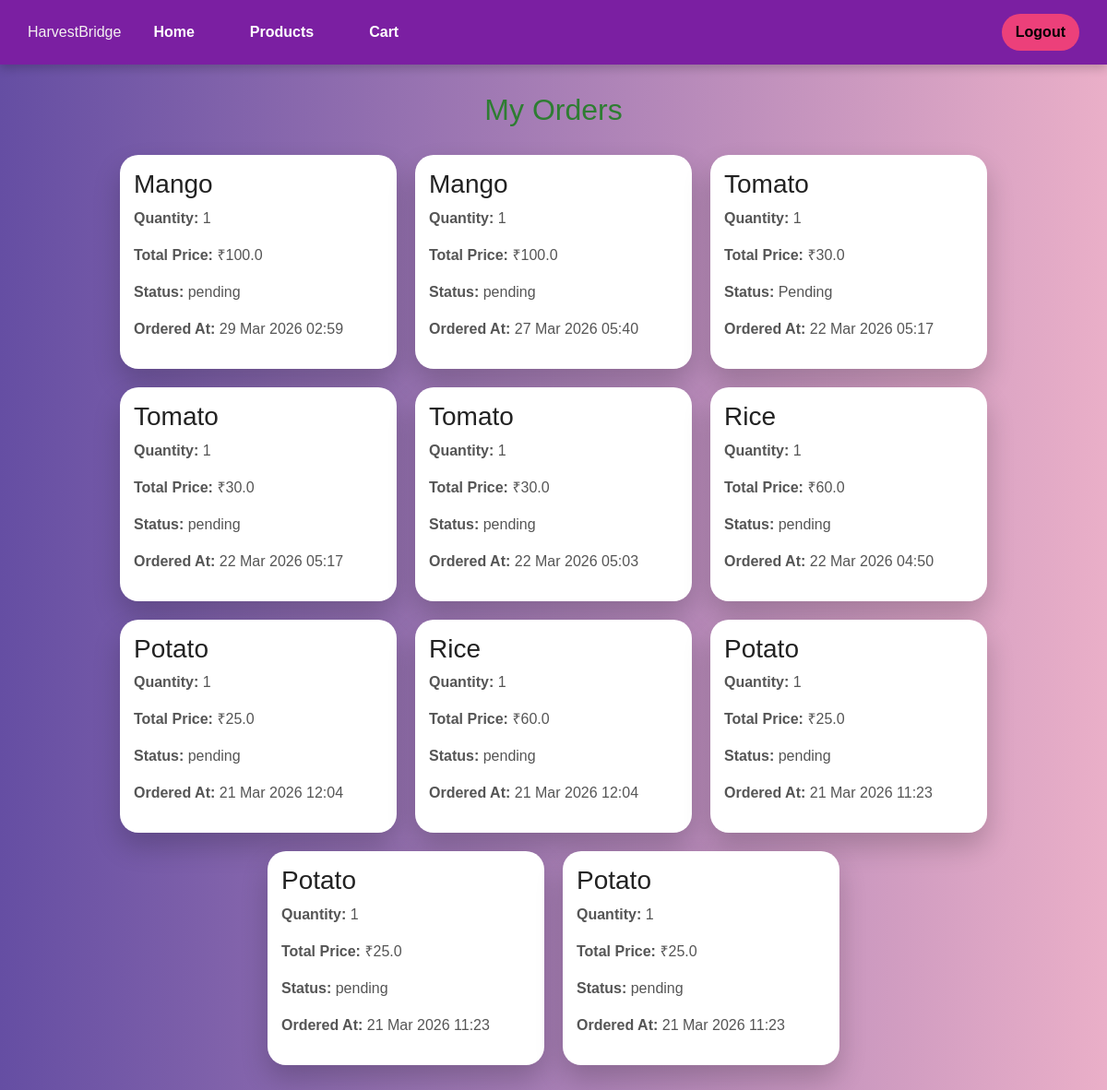
The page /orders/ (signed in) on the database its author committed.
### cropdrop/models.py (models this page shows, shortened)
class Order(models.Model):
    STATUS_CHOICES = [
        ('Pending', 'Pending'),
        ('Out for Delivery', 'Out for Delivery'),
        ('Delivered', 'Delivered'),
    ]
    customer = models.ForeignKey(Customer, on_delete=models.CASCADE)
    product = models.ForeignKey(Product, on_delete=models.CASCADE)
    quantity = models.IntegerField()
    unit = models.CharField(max_length=20, default="kg")
    total_price = models.FloatField()
    status = models.CharField(
        max_length=20,
        choices=STATUS_CHOICES,
        default='Pending'
    )
    name = models.CharField(max_length=100, default="N/A")
    phone = models.CharField(max_length=15, default="N/A")
    address = models.TextField(default="N/A")
    city = models.CharField(max_length=50, default="N/A")
    pincode = models.CharField(max_length=10, default="N/A")
    created_at = models.DateTimeField(default=timezone.now)

class Product(models.Model):
    farmer = models.ForeignKey(Farmer, on_delete=models.CASCADE)
    category = models.ForeignKey(Category, on_delete=models.CASCADE)
    name = models.CharField(max_length=100)
    price = models.FloatField()
    quantity = models.IntegerField()
    unit = models.CharField(max_length=10)
    image = CloudinaryField('image')

### cropdrop/views.py (the view)
# urls.py: path('orders/', views.orders, name='orders'),
@login_required
def orders(request):
    if hasattr(request.user, 'customer'):
        customer = request.user.customer
        orders = Order.objects.filter(customer=customer).order_by('-created_at')
    elif hasattr(request.user, 'farmer'):
        farmer = request.user.farmer
        products = Product.objects.filter(farmer=farmer)
        orders = Order.objects.filter(product__in=products).order_by('-created_at')
    return render(request, 'orders.html', {'orders': orders})

### cropdrop/context_processors.py (called while the page is built)
def user_role(request):
    is_farmer = False
    if request.user.is_authenticated:
        try:
            is_farmer = request.user.farmer is not None
        except:
            is_farmer = False
    return {'is_farmer': is_farmer}

### cropdrop/templates/orders.html (shortened to what this page needs)
{% extends 'base.html' %}
{% block content %}
<h2 style="text-align:center; color:#2e7d32;">
    My Orders
</h2>
<div style="
    display:flex;
    flex-wrap:wrap;
    justify-content:center;
    gap:20px;
    margin-top:30px;
">
    {% for order in orders %}
        <div class="order-card">
            <h3>
                {{ order.product.name }}
            </h3>
            <p>
                <strong>Quantity:</strong> {{ order.quantity }}
            </p>
            <p>
                <strong>Total Price:</strong> ₹{{ order.total_price }}
            </p>
            <p>
                <strong>Status:</strong> {{ order.status }}
            </p>
            <p>
                <strong>Ordered At:</strong>
                {{ order.created_at|date:"d M Y H:i" }}
            </p>
        </div>
    {% endfor %}
</div>
{% endblock %}

### cropdrop/templates/base.html (shortened to what this page needs)
<!DOCTYPE html>{% load static %}
<html>
<head>
    <link href="https://cdn.jsdelivr.net/npm/bootstrap@5.3.2/dist/css/bootstrap.min.css" rel="stylesheet">
</head>
<body>
<nav>
    <div style="display:flex; align-items:center; gap:10px;">
        <div class="logo-container">
            <span class="logo-text">HarvestBridge</span>
        </div>
        <a href="{% url 'home' %}">Home</a>
        {% if user.is_authenticated %}
            {% if user.farmer %}
                <a href="{% url 'farmer_dashboard' %}">Dashboard</a>
                <a href="{% url 'add_product' %}">Add Product</a>
                <a href="{% url 'orders' %}">Orders</a>
            {% else %}
                <a href="{% url 'product_list' %}">Products</a>
                <a href="{% url 'cart' %}">Cart</a>
            {% endif %}
        {% endif %}
    </div>
    <div>
        {% if user.is_authenticated %}
            <form action="{% url 'logout' %}" method="post" style="display:inline;">
                <button type="submit" class="logout-btn">Logout</button>
            </form>
        {% else %}
            <a href="{% url 'login' %}">Login</a>
            <a href="{% url 'register' %}">Register</a>
        {% endif %}
    </div>
</nav>
<div class="container">
    {% block content %}
    {% endblock %}
</div>
</body>
</html>

### cropdrop/templates/base.html (style rules this page uses)
body { margin: 0; font-family: Arial, sans-serif; background: linear-gradient(to right, #654ea3, #eaafc8); color: #f4f1f1; }
nav { background: #7b1fa2; padding: 15px 30px; display: flex; justify-content: space-between; align-items: center; box-shadow: 0 4px 10px rgba(0,0,0,0.2); }
nav a { color: white; text-decoration: none; margin: 0 10px; font-weight: bold; padding: 8px 15px; border-radius: 10px; transition: transform 0.3s, background 0.3s; }
.logout-btn { background: #ec407a; border-radius: 20px; padding: 8px 15px; border: none; cursor: pointer; font-weight: bold; transition: 0.3s; }
.container { padding: 30px; }

### cropdrop/templates/orders.html (style rules this page uses)
.order-card { width: 300px; background: white !important; color: #333 !important; opacity: 1 !important; filter: none !important; border-radius: 20px; padding: 15px; box-shadow: 0 15px 30px rgba(0,0,0,0.2); transition: transform 0.3s; }
.order-card h3 { color: #222 !important; }
.order-card p { color: #555 !important; }

### rows shown on the page
Order: product.name "Mango", quantity "1", total_price "100.0", status "pending", created_at "29 Mar 2026 02:59"
Order: product.name "Mango", quantity "1", total_price "100.0", status "pending", created_at "27 Mar 2026 05:40"
Order: product.name "Tomato", quantity "1", total_price "30.0", status "Pending", created_at "22 Mar 2026 05:17"
Order: product.name "Tomato", quantity "1", total_price "30.0", status "pending", created_at "22 Mar 2026 05:17"
Order: product.name "Tomato", quantity "1", total_price "30.0", status "pending", created_at "22 Mar 2026 05:03"
Order: product.name "Rice", quantity "1", total_price "60.0", status "pending", created_at "22 Mar 2026 04:50"
Order: product.name "Potato", quantity "1", total_price "25.0", status "pending", created_at "21 Mar 2026 12:04"
Order: product.name "Rice", quantity "1", total_price "60.0", status "pending", created_at "21 Mar 2026 12:04"
Order: product.name "Potato", quantity "1", total_price "25.0", status "pending", created_at "21 Mar 2026 11:23"
Order: product.name "Potato", quantity "1", total_price "25.0", status "pending", created_at "21 Mar 2026 11:23"
Order: product.name "Potato", quantity "1", total_price "25.0", status "pending", created_at "21 Mar 2026 11:23"
